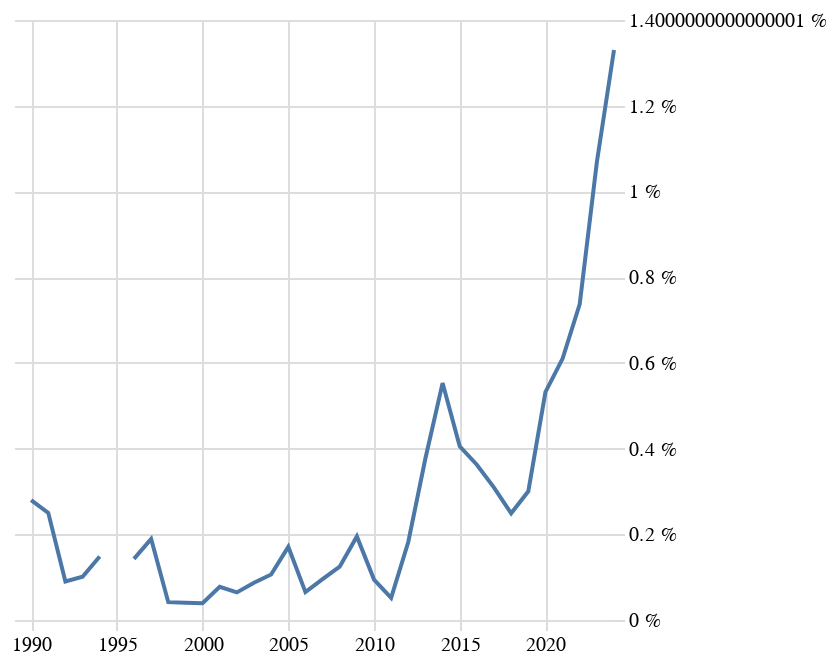

Notebook code for this chart:
### Code cell
grafik('erotické')

### Figure 1 — Vega-Lite specification as saved in the notebook (floating-point values rounded to 4 significant figures)
{"config": {"title": {"font": "Noticia Text", "fontSize": 14, "anchor": "start", "lineHeight": 21, "fontWeight": "bolder", "subtitleFont": "Noticia Text", "subtitleFontSize": 12, "subtitlePadding": 12, "dy": -12}, "axis": {"labelFont": "Asap", "titleFont": "Asap", "fontWeight": "lighter", "titleFontWeight": "lighter", "labelFontSize": 10, "titleFontSize": 10, "labelPadding": 2, "titlePadding": 10, "domainOpacity": 0, "tickColor": "#DCDDD6"}, "legend": {"labelFont": "Asap", "labelFontWeight": "normal", "titleFont": "Asap", "titleFontWeight": "normal", "labelFontSize": 10, "titleFontSize": 10}, "view": {"stroke": "transparent"}}, "data": {"name": "data-76f94f6f06e0f88287f795666619cc90"}, "mark": {"type": "line"}, "encoding": {"x": {"axis": {"title": null}, "field": "rok", "type": "temporal"}, "y": {"axis": {"domainOpacity": 0, "labelExpr": "datum.label * 100 + ' %'", "orient": "right", "tickColor": "#DCDDD6", "title": null}, "field": "podil", "type": "quantitative"}}, "$schema": "https://vega.github.io/schema/vega-lite/v5.8.0.json", "datasets": {"data-76f94f6f06e0f88287f795666619cc90": [{"pocet": null, "rok": "1989-01-01T00:00:00", "len_right": 3114, "podil": null, "zanr": "erotické"}, {"pocet": 9.0, "rok": "1990-01-01T00:00:00", "len_right": 3219, "podil": 0.002796, "zanr": "erotické"}, {"pocet": 9.0, "rok": "1991-01-01T00:00:00", "len_right": 3599, "podil": 0.002501, "zanr": "erotické"}, {"pocet": 4.0, "rok": "1992-01-01T00:00:00", "len_right": 4450, "podil": 0.0008989, "zanr": "erotické"}, {"pocet": 6.0, "rok": "1993-01-01T00:00:00", "len_right": 5949, "podil": 0.001009, "zanr": "erotické"}, {"pocet": 9.0, "rok": "1994-01-01T00:00:00", "len_right": 6066, "podil": 0.001484, "zanr": "erotické"}, {"pocet": null, "rok": "1995-01-01T00:00:00", "len_right": 6783, "podil": null, "zanr": "erotické"}, {"pocet": 10.0, "rok": "1996-01-01T00:00:00", "len_right": 7011, "podil": 0.001426, "zanr": "erotické"}, {"pocet": 14.0, "rok": "1997-01-01T00:00:00", "len_right": 7394, "podil": 0.001893, "zanr": "erotické"}, {"pocet": 3.0, "rok": "1998-01-01T00:00:00", "len_right": 7207, "podil": 0.0004163, "zanr": "erotické"}, {"pocet": 3.0, "rok": "1999-01-01T00:00:00", "len_right": 7427, "podil": 0.0004039, "zanr": "erotické"}, {"pocet": 3.0, "rok": "2000-01-01T00:00:00", "len_right": 7627, "podil": 0.0003933, "zanr": "erotické"}, {"pocet": 6.0, "rok": "2001-01-01T00:00:00", "len_right": 7757, "podil": 0.0007735, "zanr": "erotické"}, {"pocet": 5.0, "rok": "2002-01-01T00:00:00", "len_right": 7774, "podil": 0.0006432, "zanr": "erotické"}, {"pocet": 7.0, "rok": "2003-01-01T00:00:00", "len_right": 8037, "podil": 0.000871, "zanr": "erotické"}, {"pocet": 9.0, "rok": "2004-01-01T00:00:00", "len_right": 8475, "podil": 0.001062, "zanr": "erotické"}, {"pocet": 15.0, "rok": "2005-01-01T00:00:00", "len_right": 8788, "podil": 0.001707, "zanr": "erotické"}, {"pocet": 6.0, "rok": "2006-01-01T00:00:00", "len_right": 9214, "podil": 0.0006512, "zanr": "erotické"}, {"pocet": 9.0, "rok": "2007-01-01T00:00:00", "len_right": 9444, "podil": 0.000953, "zanr": "erotické"}, {"pocet": 12.0, "rok": "2008-01-01T00:00:00", "len_right": 9641, "podil": 0.001245, "zanr": "erotické"}, {"pocet": 18.0, "rok": "2009-01-01T00:00:00", "len_right": 9229, "podil": 0.00195, "zanr": "erotické"}, {"pocet": 9.0, "rok": "2010-01-01T00:00:00", "len_right": 9537, "podil": 0.0009437, "zanr": "erotické"}, {"pocet": 5.0, "rok": "2011-01-01T00:00:00", "len_right": 9651, "podil": 0.0005181, "zanr": "erotické"}, {"pocet": 17.0, "rok": "2012-01-01T00:00:00", "len_right": 9342, "podil": 0.00182, "zanr": "erotické"}, {"pocet": 36.0, "rok": "2013-01-01T00:00:00", "len_right": 9539, "podil": 0.003774, "zanr": "erotické"}, {"pocet": 53.0, "rok": "2014-01-01T00:00:00", "len_right": 9588, "podil": 0.005528, "zanr": "erotické"}, {"pocet": 40.0, "rok": "2015-01-01T00:00:00", "len_right": 9866, "podil": 0.004054, "zanr": "erotické"}, {"pocet": 34.0, "rok": "2016-01-01T00:00:00", "len_right": 9384, "podil": 0.003623, "zanr": "erotické"}, {"pocet": 29.0, "rok": "2017-01-01T00:00:00", "len_right": 9388, "podil": 0.003089, "zanr": "erotické"}, {"pocet": 24.0, "rok": "2018-01-01T00:00:00", "len_right": 9636, "podil": 0.002491, "zanr": "erotické"}, {"pocet": 28.0, "rok": "2019-01-01T00:00:00", "len_right": 9326, "podil": 0.003002, "zanr": "erotické"}, {"pocet": 47.0, "rok": "2020-01-01T00:00:00", "len_right": 8842, "podil": 0.005316, "zanr": "erotické"}, {"pocet": 54.0, "rok": "2021-01-01T00:00:00", "len_right": 8852, "podil": 0.0061, "zanr": "erotické"}, {"pocet": 64.0, "rok": "2022-01-01T00:00:00", "len_right": 8680, "podil": 0.007373, "zanr": "erotické"}, {"pocet": 86.0, "rok": "2023-01-01T00:00:00", "len_right": 8048, "podil": 0.01069, "zanr": "erotické"}, {"pocet": 94.0, "rok": "2024-01-01T00:00:00", "len_right": 7068, "podil": 0.0133, "zanr": "erotické"}]}}
